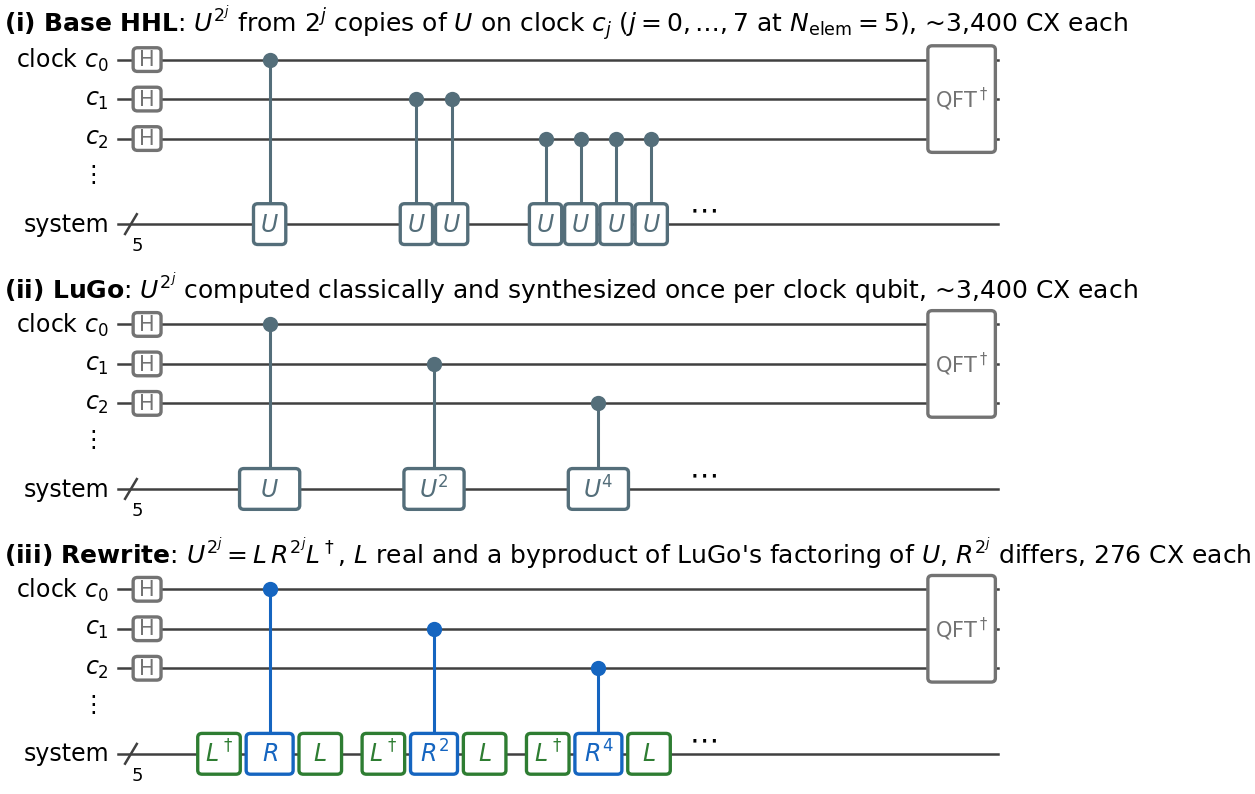

The Python source for this figure:
"""Figure: the QPE of the step-0 HHL circuit built three ways.

Base HHL repeats controlled-U 2^j times on clock qubit j; LuGo makes one
controlled-U^(2^j) per clock qubit; the rewrite writes each as
L^dag c-R^(2^j) L, with only R controlled. Schematic notation and colours as
in block_rewrite.py, simplified: clock qubits c_0..c_2 (more implied) and the
five system qubits as one bundled wire. Grey parts are the same in all three.
CX counts are the measured nelem-5 values.

Drawn at the AIAA text width (6.5 in), so font sizes are print sizes; include
at width=\\textwidth.
CLI: qpe_three_ways.py <out stem>   (writes <stem>.pdf and <stem>.png)
"""

import sys

import matplotlib.pyplot as plt
from matplotlib.patches import FancyBboxPatch

EXACT, LUGO, MID, SAME = "#2e7d32", "#546e7a", "#1565c0", "0.45"
FS_TITLE, FS_WIRE, FS_BOX, FS_SMALL, FS_LEGEND = 9, 8.5, 8.5, 7.5, 8
CLOCKS = [3.6, 3.0, 2.4]  # y of c_0, c_1, c_2
YS = 1.1  # bundled system register
X0, X1 = 0.0, 12.0  # wire extent
XH, XB = 0.4, 0.95  # clock H column, start of the controlled blocks
XL = -1.55  # left edge (wire labels, titles)
PAD = 0.3  # half height of a box on the system wire


def wires(ax) -> None:
    labels = [r"clock $c_0$", r"$c_1$", r"$c_2$"]
    for y, lab in zip(CLOCKS, labels):
        ax.plot([X0, X1], [y, y], color="0.25", lw=0.9, zorder=1)
        ax.text(X0 - 0.12, y, lab, ha="right", va="center", fontsize=FS_WIRE)
    ax.text(X0 - 0.4, 1.85, r"$\vdots$", ha="center", va="center",
            fontsize=FS_WIRE)
    ax.plot([X0, X1], [YS, YS], color="0.25", lw=0.9, zorder=1)
    ax.text(X0 - 0.12, YS, "system", ha="right", va="center",
            fontsize=FS_WIRE)
    ax.plot([X0 + 0.1, X0 + 0.26], [YS - 0.15, YS + 0.15], color="0.25",
            lw=0.9)
    ax.text(X0 + 0.27, YS - 0.4, "5", fontsize=FS_SMALL - 1, ha="center")


def box(ax, x, y0, y1, w, label, color, fs=FS_BOX, pad=PAD) -> None:
    ax.add_patch(FancyBboxPatch((x - w / 2, y0 - pad), w, y1 - y0 + 2 * pad,
                                boxstyle="round,pad=0.01,rounding_size=0.06",
                                fc="white", ec=color, lw=1.2, zorder=3))
    ax.text(x, (y0 + y1) / 2, label, ha="center", va="center",
            fontsize=fs, color=color, zorder=4)


def controlled(ax, x, j, w, label, color) -> None:
    """A box on the system wire controlled by clock qubit c_j."""
    ax.plot([x, x], [CLOCKS[j], YS + PAD], color=color, lw=1.1, zorder=2)
    ax.plot(x, CLOCKS[j], "o", ms=4.5, color=color, zorder=4)
    box(ax, x, YS, YS, w, label, color)


# one column per clock qubit j, shared by all three rows: the width of a
# rewrite block L^dag, R, L
WL, WR, GB, BGAP = 0.56, 0.62, 0.1, 0.3
BW = WL + GB + WR + GB + WL
XSTART = XB + 0.15
CENTERS = [XSTART + j * (BW + BGAP) + BW / 2 for j in range(3)]
XDOTS = XSTART + 3 * BW + 2 * BGAP + 0.45


def rewrite_block(ax, xc, j) -> None:
    """L^dag, c-R^(2^j), L on the system wire, centred on xc."""
    off = WR / 2 + GB + WL / 2
    box(ax, xc - off, YS, YS, WL, r"$L^\dagger$", EXACT)
    controlled(ax, xc, j, WR, ("$R$", "$R^2$", "$R^4$")[j], MID)
    box(ax, xc + off, YS, YS, WL, r"$L$", EXACT)


def frame(ax, title) -> None:
    ax.set_xlim(XL, X1 + 0.05)
    ax.set_ylim(0.55, 4.3)
    ax.axis("off")
    ax.text(XL, 4.15, title, fontsize=FS_TITLE, ha="left", va="center")
    wires(ax)
    for y in CLOCKS:
        box(ax, XH, y, y, 0.36, "H", SAME, fs=FS_SMALL, pad=0.17)
    box(ax, X1 - 0.5, CLOCKS[-1], CLOCKS[0], 0.9, r"QFT$^\dagger$", SAME,
        fs=FS_SMALL, pad=0.2)


def dots(ax, x) -> None:
    ax.text(x, YS + 0.22, r"$\cdots$", ha="center", va="center",
            fontsize=FS_BOX + 2)


def main(stem: str) -> None:
    fig, axs = plt.subplots(3, 1, figsize=(6.5, 4.25))
    frame(axs[0], r"$\bf{(i)\ Base\ HHL}$: $U^{2^j}$ from $2^j$ copies of "
                  r"$U$ on clock $c_j$ ($j = 0, \ldots, 7$ at "
                  r"$N_{\rm elem} = 5$), ~3,400 CX each")
    w, g = 0.42, 0.06
    for j, n in enumerate((1, 2, 4)):
        x = CENTERS[j] - (n * w + (n - 1) * g) / 2 + w / 2
        for _ in range(n):
            controlled(axs[0], x, j, w, "$U$", LUGO)
            x += w + g
    dots(axs[0], XDOTS)

    frame(axs[1], r"$\bf{(ii)\ LuGo}$: $U^{2^j}$ computed classically and "
                  r"synthesized once per clock qubit, ~3,400 CX each")
    for j, lab in enumerate(("$U$", "$U^2$", "$U^4$")):
        controlled(axs[1], CENTERS[j], j, 0.8, lab, LUGO)
    dots(axs[1], XDOTS)

    frame(axs[2], r"$\bf{(iii)\ Rewrite}$: $U^{2^j} = L\,R^{2^j}L^\dagger$, "
                  r"$L$ real and a byproduct of LuGo's factoring of $U$, "
                  r"$R^{2^j}$ differs, 276 CX each")
    for j in range(3):
        rewrite_block(axs[2], CENTERS[j], j)
    dots(axs[2], XDOTS)

    fig.tight_layout(h_pad=0.2)
    for ext in ("pdf", "png"):
        fig.savefig(f"{stem}.{ext}", dpi=200, bbox_inches="tight",
                    pad_inches=0.02)
        print("wrote", f"{stem}.{ext}")


if __name__ == "__main__":
    main(sys.argv[1] if len(sys.argv) > 1 else "qpe_three_ways")
